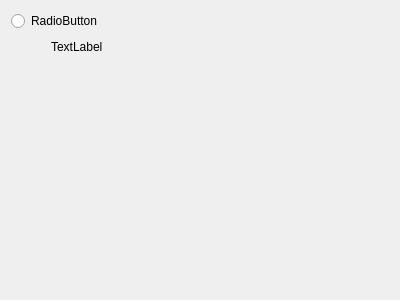
<?xml version="1.0" encoding="UTF-8"?>
<ui version="4.0">
 <class>ServiceOption</class>
 <widget class="QWidget" name="ServiceOption">
  <property name="geometry">
   <rect>
    <x>0</x>
    <y>0</y>
    <width>400</width>
    <height>300</height>
   </rect>
  </property>
  <property name="windowTitle">
   <string>Form</string>
  </property>
  <layout class="QVBoxLayout" name="verticalLayout_2">
   <item>
    <layout class="QVBoxLayout" name="verticalLayout">
     <item>
      <widget class="QRadioButton" name="radioButton">
       <property name="text">
        <string>RadioButton</string>
       </property>
      </widget>
     </item>
     <item>
      <layout class="QHBoxLayout" name="horizontalLayout">
       <item>
        <spacer name="horizontalSpacer">
         <property name="orientation">
          <enum>Qt::Horizontal</enum>
         </property>
         <property name="sizeType">
          <enum>QSizePolicy::Fixed</enum>
         </property>
         <property name="sizeHint" stdset="0">
          <size>
           <width>40</width>
           <height>20</height>
          </size>
         </property>
        </spacer>
       </item>
       <item>
        <widget class="QLabel" name="descLbl">
         <property name="text">
          <string>TextLabel</string>
         </property>
        </widget>
       </item>
      </layout>
     </item>
     <item>
      <spacer name="verticalSpacer">
       <property name="orientation">
        <enum>Qt::Vertical</enum>
       </property>
       <property name="sizeHint" stdset="0">
        <size>
         <width>20</width>
         <height>40</height>
        </size>
       </property>
      </spacer>
     </item>
    </layout>
   </item>
  </layout>
 </widget>
 <resources/>
 <connections/>
</ui>
